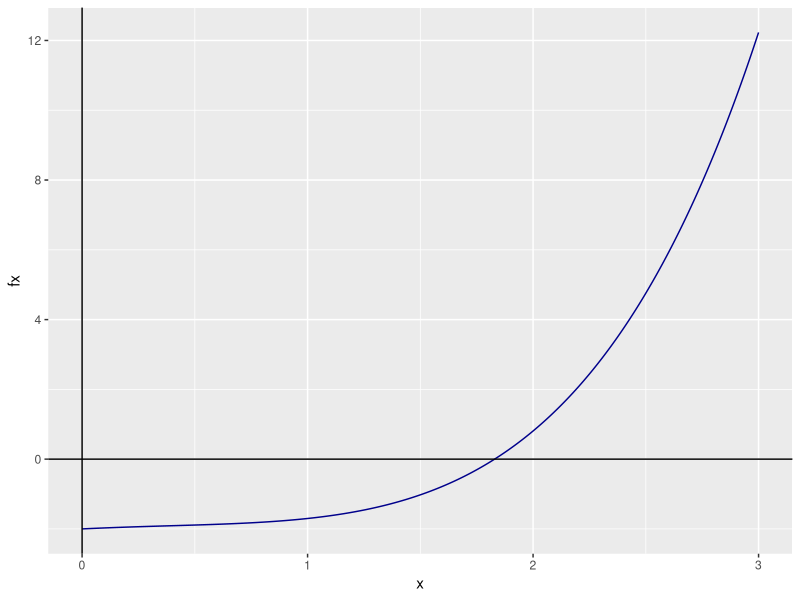
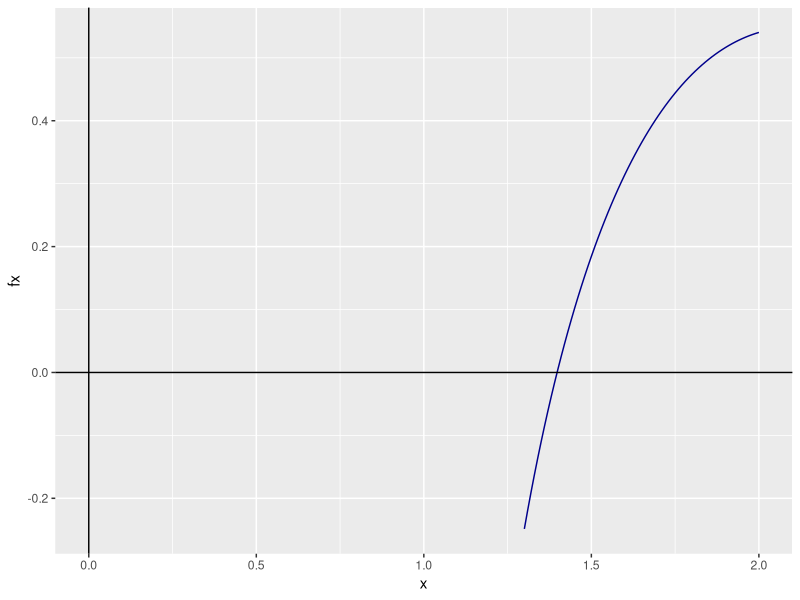
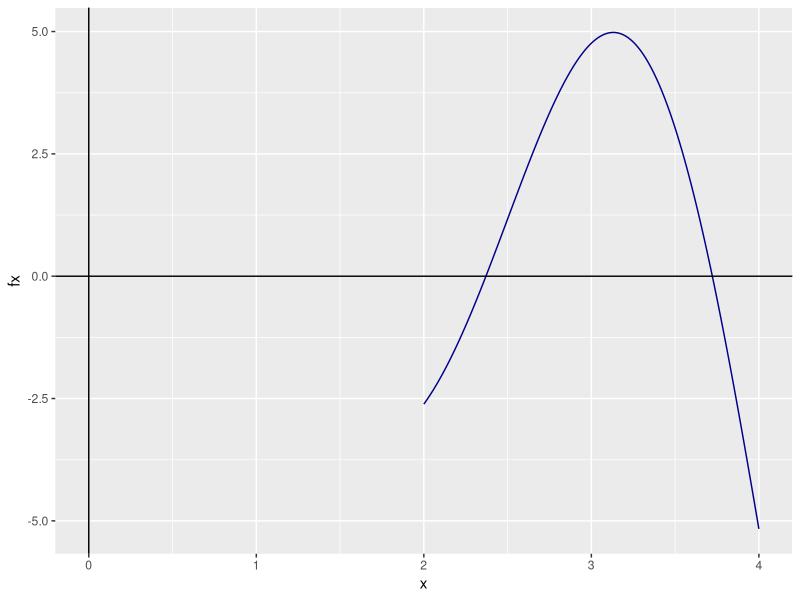
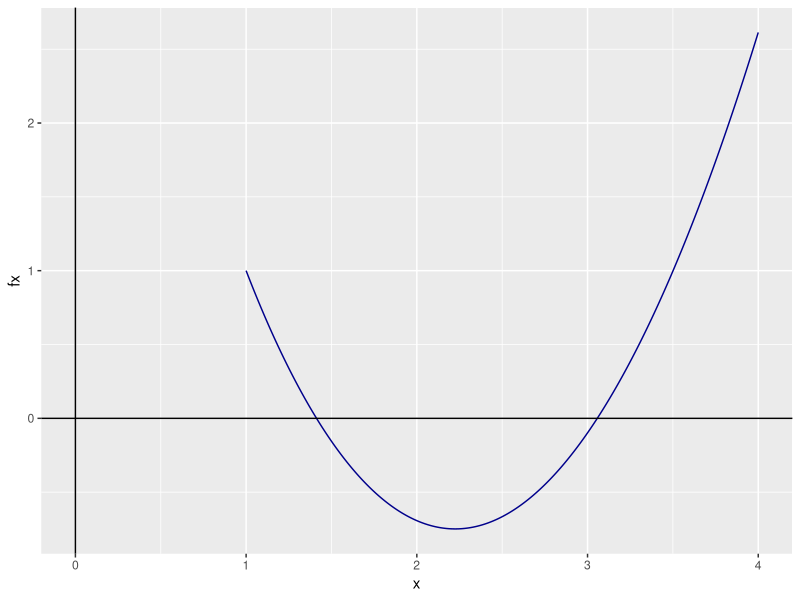
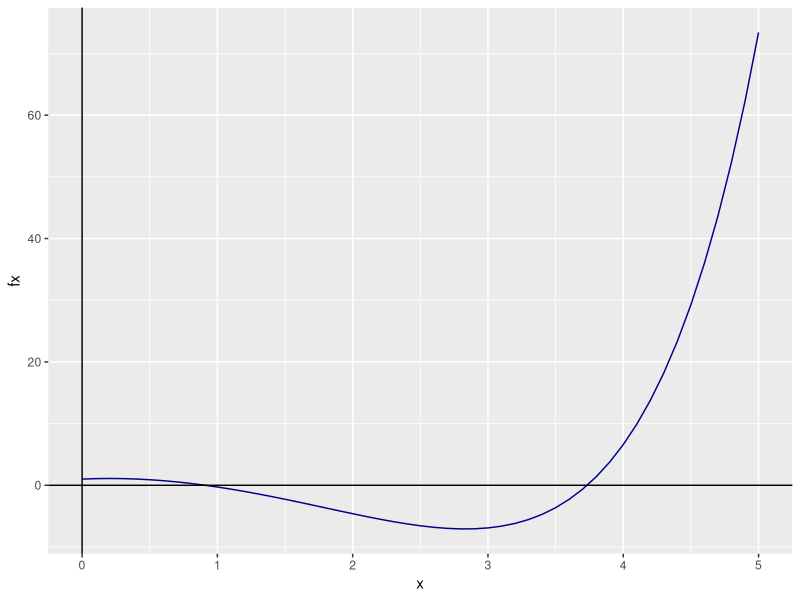
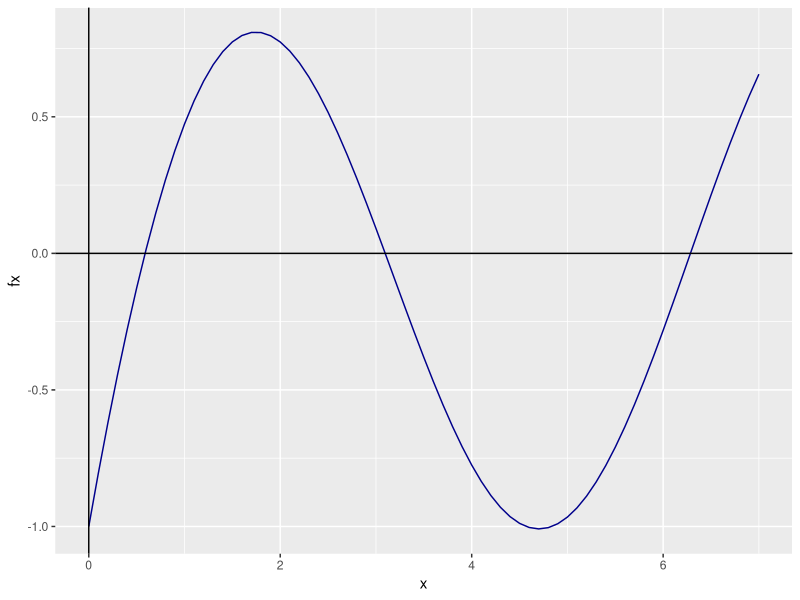
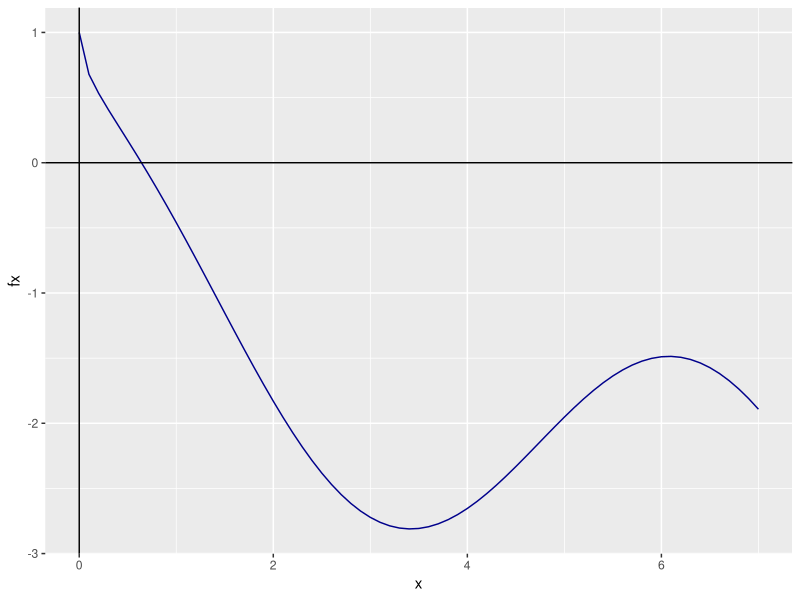
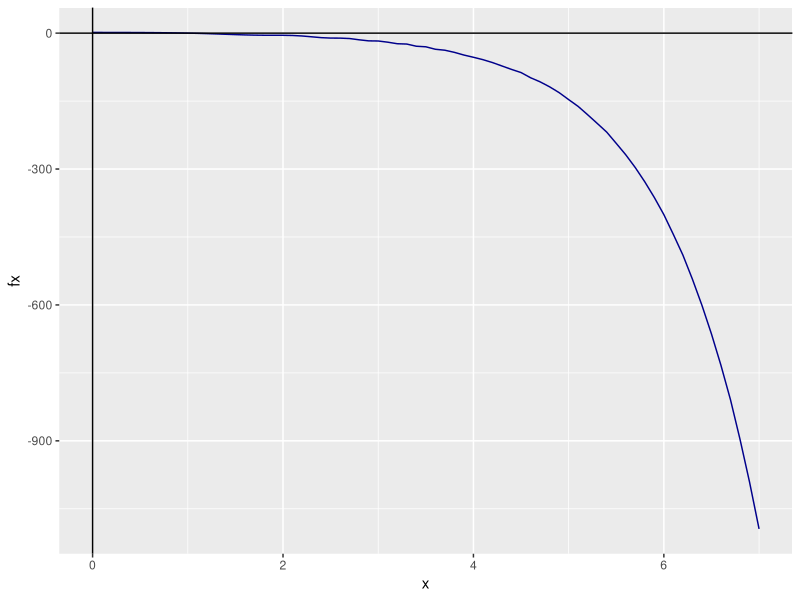

Generate these figures, in order, with R:
## ---- chunk 1
knitr::opts_chunk$set(echo = TRUE)
library(ggplot2)
## ---- chunk 2

FalsaPosicion <- function(p0, p1, tol, n = 100){
  
  q0 <- f(p0)
  q1 <- f(p1)
  
  for (i in 2:n){
    p = p1 -q1*(p1-p0)/(q1-q0)
    
    if (abs(p-p1) < tol){
      return(p)
    }
    
    q = f(p)
    
    if (q*q1 < 0){
      p0 <- p1
      q0 <- q1
    }
    
    p1 <- p
    q1 <- q
  }
  
  return(paste("El método falló luego de ", n, " iteraciones"))
}

## ---- chunk 3
f <- function(x){
  return(exp(x) + 2^(-x) + 2*cos(x)-6)
}

#Instancio un vector que me va a indicar los puntos en la función
x <- seq(0, 3, by = 0.01)

#Genero los puntos
fx <- f(x)

#Creo un data frame con los x e y
df <- data.frame(x, fx)

#Instancio los datos
gg_fx <- ggplot(data = df)

#Agrego la capa con los datos
gg_fx <- gg_fx + aes(x = x, y = fx)

#Est grafica una linea
gg_fx <- gg_fx + geom_line(linetype = 1, colour = "darkblue")

#Agrego el eje X
gg_fx <- gg_fx + geom_vline(xintercept = 0, linetype = 1)

#Agrego el eje Y
gg_fx <- gg_fx + geom_hline(yintercept = 0, linetype = 1)

#Grafico
gg_fx
## ---- chunk 4
FalsaPosicion(p0 = 1.5, p1 = 2, tol = 0.01)
## ---- chunk 5
f <- function(x){
  return( log(x-1) + cos(x-1))
}

#Instancio un vector que me va a indicar los puntos en la función
x <- seq(1.3, 2, by = 0.01)

#Genero los puntos
fx <- f(x)

#Creo un data frame con los x e y
df <- data.frame(x, fx)

#Instancio los datos
gg_fx <- ggplot(data = df)

#Agrego la capa con los datos
gg_fx <- gg_fx + aes(x = x, y = fx)

#Est grafica una linea
gg_fx <- gg_fx + geom_line(linetype = 1, colour = "darkblue")

#Agrego el eje X
gg_fx <- gg_fx + geom_vline(xintercept = 0, linetype = 1)

#Agrego el eje Y
gg_fx <- gg_fx + geom_hline(yintercept = 0, linetype = 1)

#Grafico
gg_fx
## ---- chunk 6
FalsaPosicion(p0 = 1.25, p1 = 1.5, tol = 0.01)
## ---- chunk 7
f <- function(x){
  return( 2*x * cos(2*x) - (x-2)^2)
}

#Instancio un vector que me va a indicar los puntos en la función
x <- seq(2, 4, by = 0.01)

#Genero los puntos
fx <- f(x)

#Creo un data frame con los x e y
df <- data.frame(x, fx)

#Instancio los datos
gg_fx <- ggplot(data = df)

#Agrego la capa con los datos
gg_fx <- gg_fx + aes(x = x, y = fx)

#Est grafica una linea
gg_fx <- gg_fx + geom_line(linetype = 1, colour = "darkblue")

#Agrego el eje X
gg_fx <- gg_fx + geom_vline(xintercept = 0, linetype = 1)

#Agrego el eje Y
gg_fx <- gg_fx + geom_hline(yintercept = 0, linetype = 1)

#Grafico
gg_fx
## ---- chunk 8
FalsaPosicion(p0 = 2, p1 = 2.5, tol = 0.01)
FalsaPosicion(p0 = 3.5, p1 = 4, tol = 0.01)
## ---- chunk 9
f <- function(x){
  return((x-2)^2 - log(x))
}

#Instancio un vector que me va a indicar los puntos en la función
x <- seq(1, 4, by = 0.01)

#Genero los puntos
fx <- f(x)

#Creo un data frame con los x e y
df <- data.frame(x, fx)

#Instancio los datos
gg_fx <- ggplot(data = df)

#Agrego la capa con los datos
gg_fx <- gg_fx + aes(x = x, y = fx)

#Est grafica una linea
gg_fx <- gg_fx + geom_line(linetype = 1, colour = "darkblue")

#Agrego el eje X
gg_fx <- gg_fx + geom_vline(xintercept = 0, linetype = 1)

#Agrego el eje Y
gg_fx <- gg_fx + geom_hline(yintercept = 0, linetype = 1)

#Grafico
gg_fx
## ---- chunk 10
FalsaPosicion(p0 = 1, p1 = 1.5, tol = 0.01)
FalsaPosicion(p0 = 3, p1 = 3.5, tol = 0.01)
## ---- chunk 11
f <- function(x){
  return(exp(x) - 3*x^2)
}

#Instancio un vector que me va a indicar los puntos en la función
x <- seq(0, 5, by = 0.1)

#Genero los puntos
fx <- f(x)

#Creo un data frame con los x e y
df <- data.frame(x, fx)

#Instancio los datos
gg_fx <- ggplot(data = df)

#Agrego la capa con los datos
gg_fx <- gg_fx + aes(x = x, y = fx)

#Est grafica una linea
gg_fx <- gg_fx + geom_line(linetype = 1, colour = "darkblue")

#Agrego el eje X
gg_fx <- gg_fx + geom_vline(xintercept = 0, linetype = 1)

#Agrego el eje Y
gg_fx <- gg_fx + geom_hline(yintercept = 0, linetype = 1)

#Grafico
gg_fx
## ---- chunk 12
FalsaPosicion(p0 = 0.5, p1 = 1, tol = 0.01)
FalsaPosicion(p0 = 3.5, p1 = 4, tol = 0.01)
## ---- chunk 13
f <- function(x){
  return(sin(x) - exp(-x))
}

#Instancio un vector que me va a indicar los puntos en la función
x <- seq(0, 7, by = 0.1)

#Genero los puntos
fx <- f(x)

#Creo un data frame con los x e y
df <- data.frame(x, fx)

#Instancio los datos
gg_fx <- ggplot(data = df)

#Agrego la capa con los datos
gg_fx <- gg_fx + aes(x = x, y = fx)

#Est grafica una linea
gg_fx <- gg_fx + geom_line(linetype = 1, colour = "darkblue")

#Agrego el eje X
gg_fx <- gg_fx + geom_vline(xintercept = 0, linetype = 1)

#Agrego el eje Y
gg_fx <- gg_fx + geom_hline(yintercept = 0, linetype = 1)

#Grafico
gg_fx
## ---- chunk 14
FalsaPosicion(p0 = 0, p1 = 1, tol = 0.01)
FalsaPosicion(p0 = 3, p1 = 4, tol = 0.01)
FalsaPosicion(p0 = 6, p1 = 7, tol = 0.01)
## ---- chunk 15
f <- function(x){
  return(cos(x) - sqrt(x))
}

#Instancio un vector que me va a indicar los puntos en la función
x <- seq(0, 7, by = 0.1)

#Genero los puntos
fx <- f(x)

#Creo un data frame con los x e y
df <- data.frame(x, fx)

#Instancio los datos
gg_fx <- ggplot(data = df)

#Agrego la capa con los datos
gg_fx <- gg_fx + aes(x = x, y = fx)

#Est grafica una linea
gg_fx <- gg_fx + geom_line(linetype = 1, colour = "darkblue")

#Agrego el eje X
gg_fx <- gg_fx + geom_vline(xintercept = 0, linetype = 1)

#Agrego el eje Y
gg_fx <- gg_fx + geom_hline(yintercept = 0, linetype = 1)

#Grafico
gg_fx
## ---- chunk 16
FalsaPosicion(p0 = 0.5, p1 = 1, tol = 0.01)
## ---- chunk 17
f <- function(x){
  return(2 + cos(exp(x) - 2) - exp(x))
}

#Instancio un vector que me va a indicar los puntos en la función
x <- seq(0, 7, by = 0.1)

#Genero los puntos
fx <- f(x)

#Creo un data frame con los x e y
df <- data.frame(x, fx)

#Instancio los datos
gg_fx <- ggplot(data = df)

#Agrego la capa con los datos
gg_fx <- gg_fx + aes(x = x, y = fx)

#Est grafica una linea
gg_fx <- gg_fx + geom_line(linetype = 1, colour = "darkblue")

#Agrego el eje X
gg_fx <- gg_fx + geom_vline(xintercept = 0, linetype = 1)

#Agrego el eje Y
gg_fx <- gg_fx + geom_hline(yintercept = 0, linetype = 1)

#Grafico
gg_fx
## ---- chunk 18
FalsaPosicion(p0 = 0, p1 = 1, tol = 0.01)
## ---- chunk 19
f <- function(x){
  return(x^3 - 7*x^2 + 14*x - 6)
}

#Instancio un vector que me va a indicar los puntos en la función
x <- seq(0, 7, by = 0.1)

#Genero los puntos
fx <- f(x)

#Creo un data frame con los x e y
df <- data.frame(x, fx)

#Instancio los datos
gg_fx <- ggplot(data = df)

#Agrego la capa con los datos
gg_fx <- gg_fx + aes(x = x, y = fx)

#Est grafica una linea
gg_fx <- gg_fx + geom_line(linetype = 1, colour = "darkblue")

#Agrego el eje X
gg_fx <- gg_fx + geom_vline(xintercept = 0, linetype = 1)

#Agrego el eje Y
gg_fx <- gg_fx + geom_hline(yintercept = 0, linetype = 1)

#Grafico
gg_fx
## ---- chunk 20
FalsaPosicion(p0 = 0.1, p1 = 1, tol = 0.01)
FalsaPosicion(p0 = 2.9, p1 = 3.1, tol = 0.01)
FalsaPosicion(p0 = 3.5, p1 = 4, tol = 0.01)
## ---- chunk 21
f <- function(x){
  return(-x^3 - cos(x))
}

#Instancio un vector que me va a indicar los puntos en la función
x <- seq(-2, 0, by = 0.01)

#Genero los puntos
fx <- f(x)

#Creo un data frame con los x e y
df <- data.frame(x, fx)

#Instancio los datos
gg_fx <- ggplot(data = df)

#Agrego la capa con los datos
gg_fx <- gg_fx + aes(x = x, y = fx)

#Est grafica una linea
gg_fx <- gg_fx + geom_line(linetype = 1, colour = "darkblue")

#Agrego el eje X
gg_fx <- gg_fx + geom_vline(xintercept = 0, linetype = 1)

#Agrego el eje Y
gg_fx <- gg_fx + geom_hline(yintercept = 0, linetype = 1)

#Grafico
gg_fx
## ---- chunk 22
FalsaPosicion(p0 = -1, p1 = -0.75, tol = 0.01)
